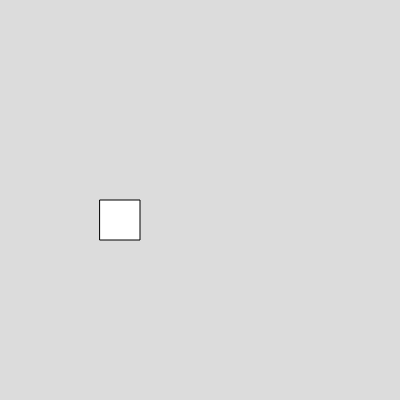
Frame 1 (no input)
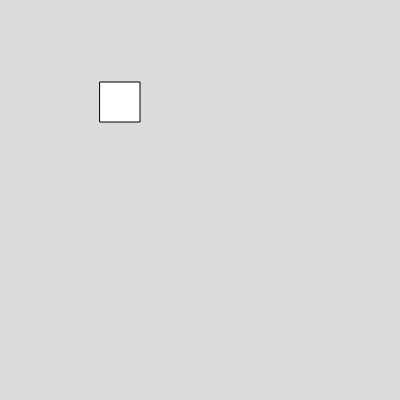
Frame 60 (no input)
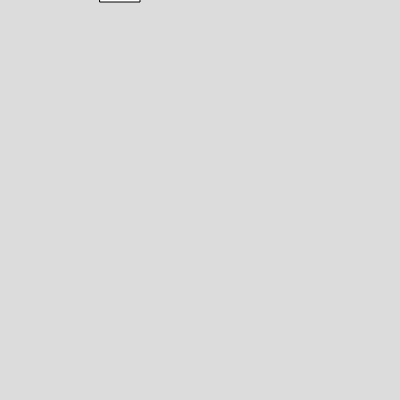
Frame 120 (the mouse pressed at the canvas centre since frame 60)

The p5.js sketch that drew these frames (run headless with seeded random() and noise() and a simulated clock; from frame 60 on, the mouse is pressed at the canvas centre):

// p5.js sketch
// ── sketch.js
var box;



function setup() 
{
  createCanvas(400, 400);
  box = new Box(100,200,40,40,2,-2);

}

function draw() 
{
  background(220);
box.show();
//box.move();
box.moveup();

}


// ── box.js
class Box
  {
    constructor(x,y,w,h,vx,vy)
    {
      this.x =x;
      this.y =y;
      this.w =w;
      this.h = h;
      this.vx = vx;
      this.vy = vy;
    }
    
    show()
    {
      rect(this.x,this.y,this.w,this.h)
    }
    
    move()
    {
      this.x = this.x+this.vx;
    }
   moveup (){
    this.y = this.y+this.vy;
   }
  }

  
